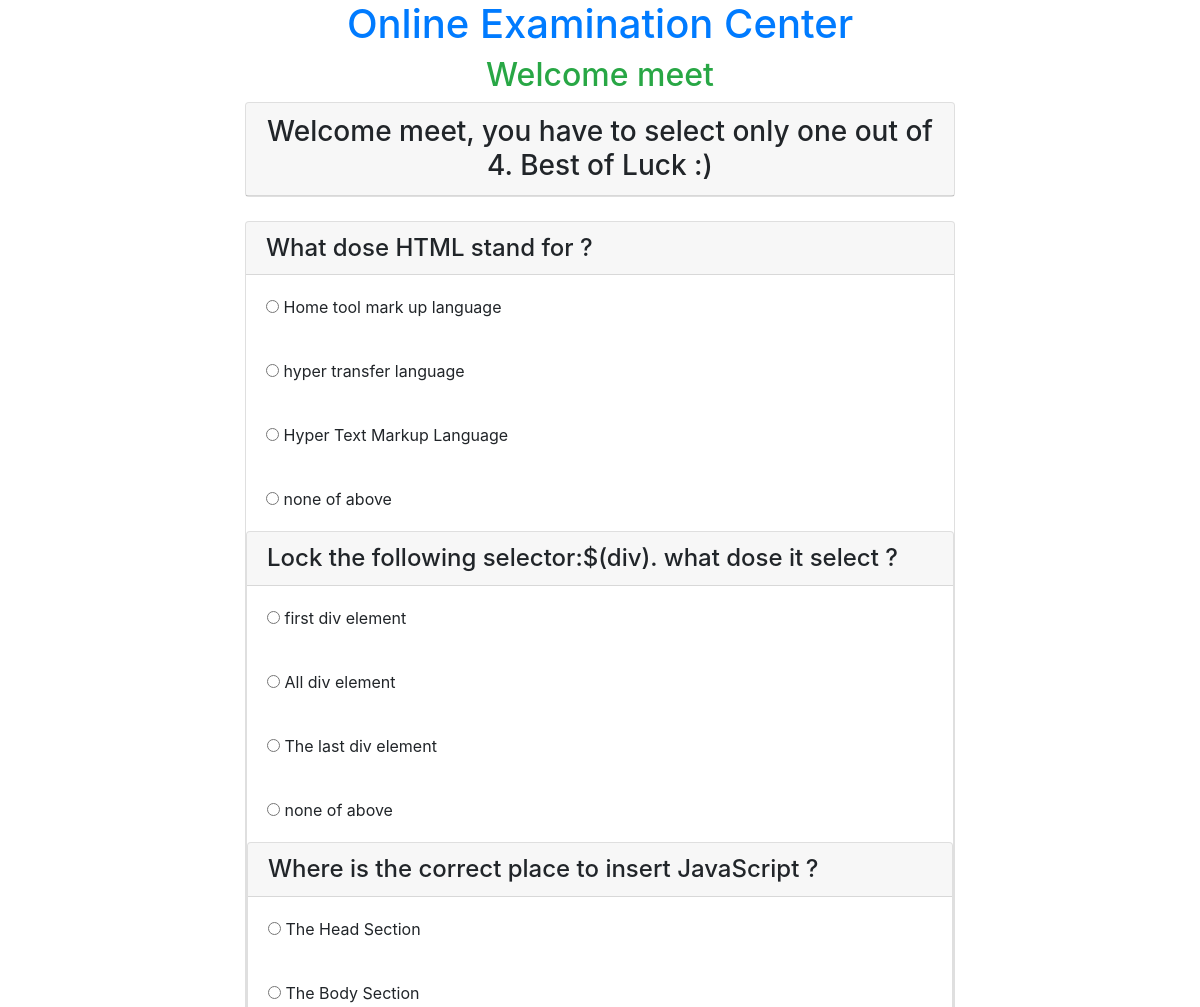
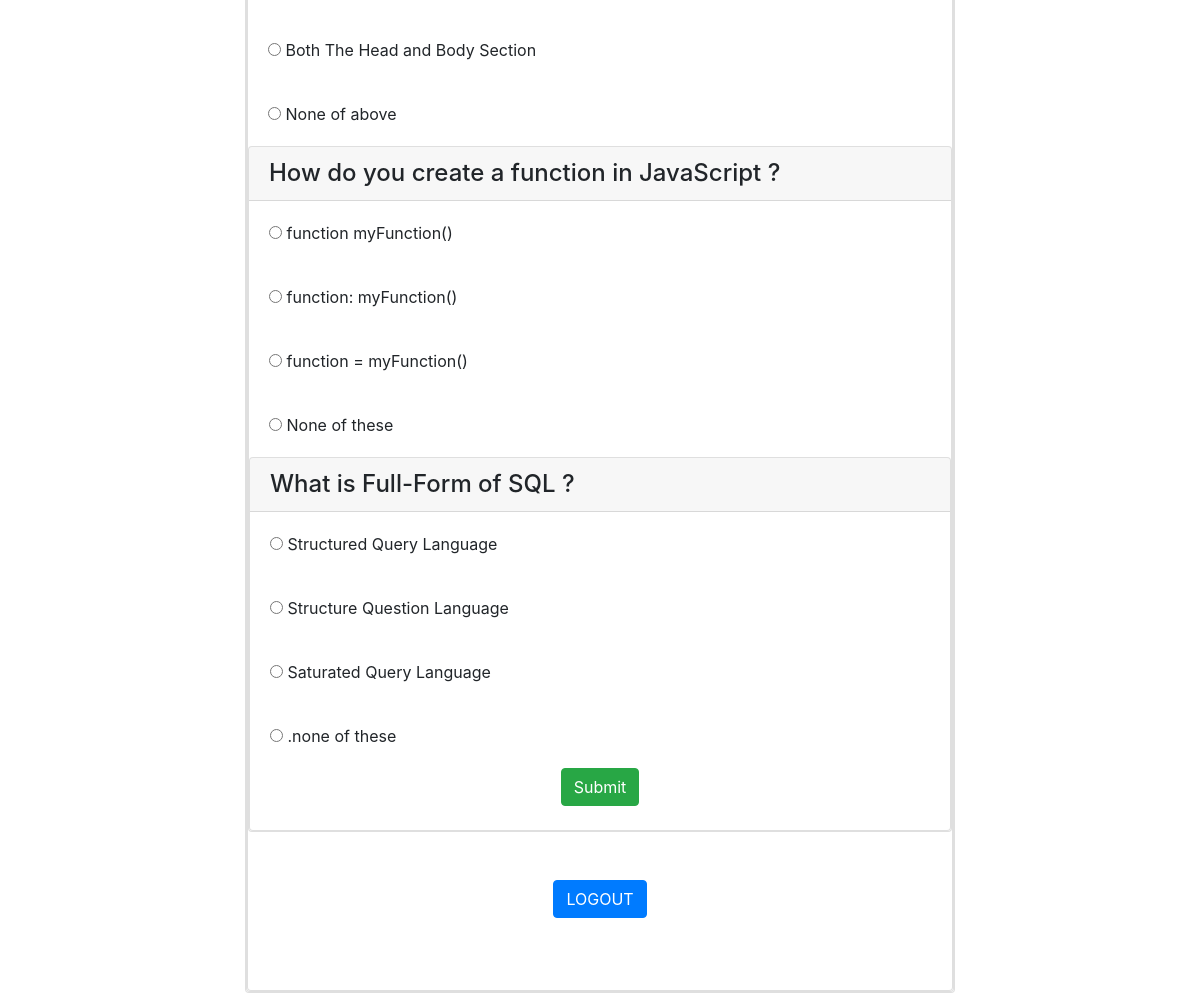
The page /home.php (signed in) on the database its author committed (2 pictures, top to bottom).
### tables this page shows
CREATE TABLE `questions` (
  `qid` int NOT NULL,
  `question` varchar(250) DEFAULT NULL,
  `ans_id` int DEFAULT NULL
);

CREATE TABLE `answer` (
  `aid` int NOT NULL,
  `answer` varchar(250) DEFAULT NULL,
  `ans_id` int DEFAULT NULL
);

### home.php (the view, shortened to what this page needs)
<?php
$con = mysqli_connect('localhost','root','Meeth242004');
mysqli_select_db($con, 'examdbase');
?>
<!doctype html>
<head>
<link href="https://cdn.jsdelivr.net/npm/bootstrap@5.1.3/dist/css/bootstrap.min.css" rel="stylesheet">
<link rel="stylesheet" href="https://maxcdn.bootstrapcdn.com/bootstrap/4.0.0/css/bootstrap.min.css">
</head>
<body>
    <div class="container">
<h1 class="text-center text-primary"> <Center>Online Examination Center</Center> </h1>
    <h2 class="text-center text-success"><center> Welcome <?php echo $_SESSION['username']; ?> </center> </h2>
 <div class="col-lg-8 m-auto d-block">
    <div class="card">
    <h3 class="text-center card-header"> Welcome <?php echo $_SESSION['username']; ?>, you have to select only one out of 4. Best of Luck :) </h3>
</div><br>
<form action="check.php" method="post">
 <?php
for($i=1;$i<6;$i++) {
    $q = "select * from questions where qid = $i";
    $query = mysqli_query($con, $q);
    while ($rows = mysqli_fetch_array($query) ) {
        ?>
        <div class="card">
            <h4 class="card-header">
                <?php echo $rows['question'] ?>
            </h4>
        <?php
        $q = "select * from answer where ans_id = $i";
        $query = mysqli_query($con, $q);
        while ($rows = mysqli_fetch_array($query) ) {
            ?>
            <div class="card-body">
            <input type="radio" name="quizcheck[<?php echo $rows ['ans_id']; ?>]"
             value="<?php echo $rows['aid']; ?>">
            <?php echo $rows['answer'] ;?>
            </div>
        <?php
    }
}
}
?>
<input type="submit" name="submit" Value="Submit" class="btn btn-success m-auto d-block" />
<br>
</form>
</div>
</div>
<br> <br>
<div class="d-block m-auto">
    <a class="btn btn-primary  text-white" href="logout.php">LOGOUT </a>
</div><br><br><br>
</body>
</html>

### rows shown on the page
questions: question "What dose HTML stand for ?"
answer: answer "Home tool mark up language"
answer: answer "hyper transfer language"
answer: answer "Hyper Text Markup Language"
answer: answer "none of above"
questions: question "Lock the following selector:$(div). what dose it select ?"
answer: answer "first div element"
answer: answer "All div element"
answer: answer "The last div element"
answer: answer "none of above"
questions: question "Where is the correct place to insert JavaScript ?"
answer: answer "The Head Section"
answer: answer "The Body Section"
answer: answer "Both The Head and Body Section"
answer: answer "None of above"
questions: question "How do you create a function in JavaScript ?"
answer: answer "function myFunction()"
answer: answer "function: myFunction()"
answer: answer "function = myFunction()"
answer: answer "None of these"
questions: question "What is Full-Form of SQL ?"
answer: answer "Structured Query Language"
answer: answer "Structure Question Language"
answer: answer "Saturated Query Language"
answer: answer ".none of these"

### other values the page prints
$_SESSION['username'] "meet"
